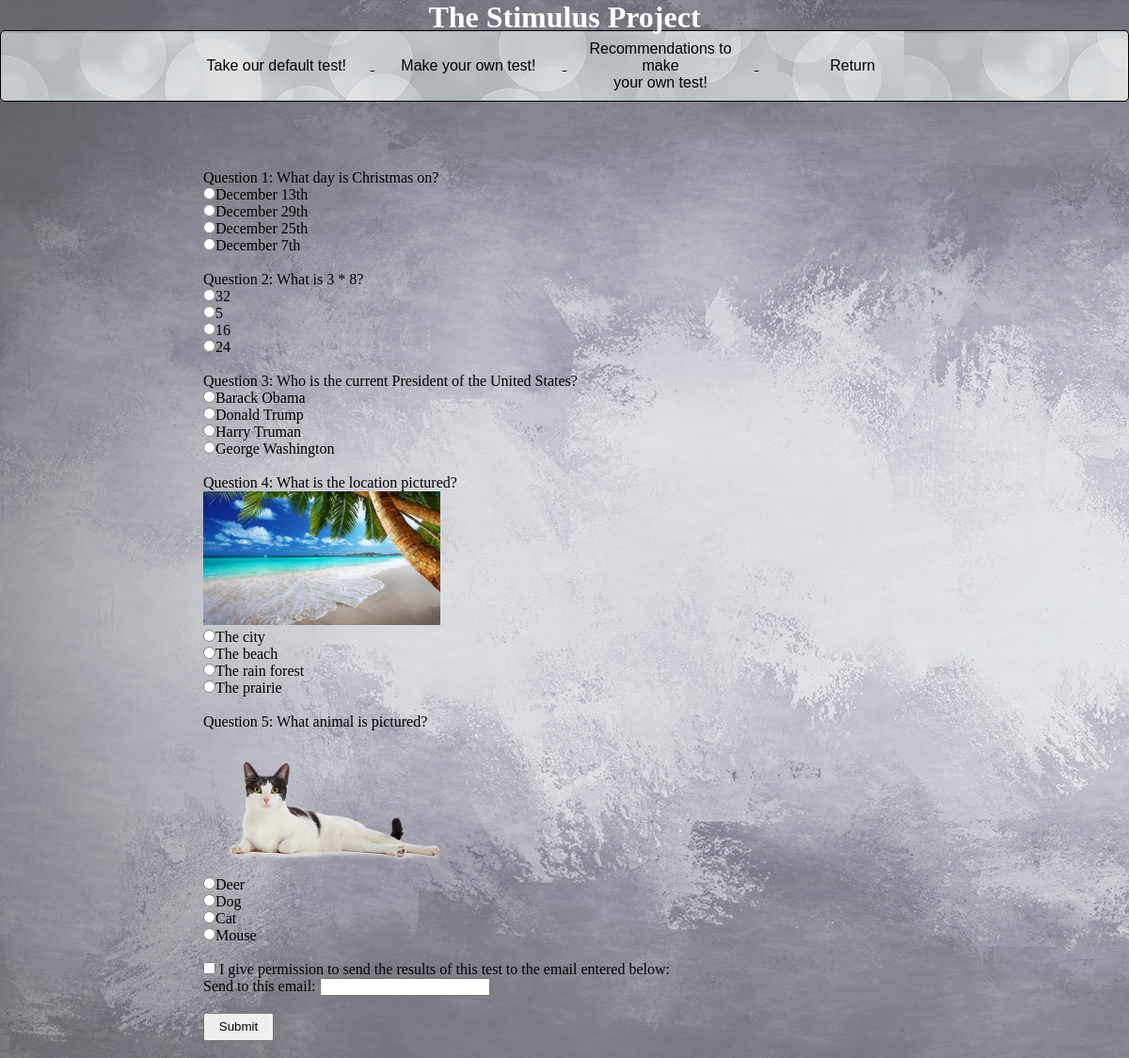
/basicTest.php, run on the app's committed database.
### tables this page shows
CREATE TABLE `questions` (
  `id` int(10) NOT NULL,
  `question` varchar(500) NOT NULL,
  `answers` longtext NOT NULL,
  `gotCorrect` int(10) NOT NULL,
  `correctAnswer` text,
  `imageName` varchar(32) DEFAULT NULL
);

### config.php (called while the page is built, shortened)
<?php
include 'Question.php';
include 'includes/data/dataHandler.php';
include 'includes/header.php';
include 'includes/sidebar.php';
?>

### includes/data/dataHandler.php (called while the page is built, shortened)
<?php
function getQuestionsArray($disorderId = 0) {
	$questions = array();
	$pdo = new PDO('mysql:host=' . DB_HOST . ';dbname=' . DB_NAME, DB_USER, DB_PASS);
	$pdo->setAttribute(PDO::ATTR_ERRMODE, PDO::ERRMODE_EXCEPTION);
	$sql = "SELECT question, answers, imageName, correctAnswer
			FROM questions";
	try {
		$stmt = $pdo->prepare($sql);
		$stmt->execute();
	} catch (PDOException $e) {
		echo $e;
	}
	while ($row = $stmt->fetch(PDO::FETCH_ASSOC)) {
		$questions[] = $row;
	}
	return $questions;
}
function questionsToObject($questions) {
	$questionsArray = array();
	foreach ($questions as $question) {
		$answers = unserialize($question['answers']);
		$questionsArray[] = new Question($question['question'],
										 $answers,
										 $question['imageName'],
										 $question['correctAnswer'] );
	}
	return $questionsArray;
}
?>

### Question.php (called while the page is built, shortened)
<?php
class Question{
	private $question;
	public $answers;
	private $imageName;
	public function __construct($question, $answers, $imageName, $cAnswer)
	{
		$this->question = $question;
		$this->answers = $answers;
		$this->imageName = $imageName;
	}
	public function getQuestion(){
		return $this->question;
	}
	public function getImageName(){
		return $this->imageName;
	}
	public function getQuestionArray(){
		return $this->answers;
	}
}
?>

### basicTest.php (the view, shortened to what this page needs)
<?php
include 'config.php';
$questions = questionsToObject(getQuestionsArray() );
?>
<div class="testingContainer">
	<div class="questionContainer">
		<form action="gradeTest.php" method="post">
			<?php
			$questionCounter = 1;
			foreach ($questions as $question){
				echo "<p> Question " . $questionCounter . ": " . $question->getQuestion() . "</p>";
				if (!is_null($question->getImageName())) {
					echo "<img class='questionImage' src='includes/images/" . $question->getImageName() . "'/></br>";
				}
				foreach ($question->getQuestionArray() as $answer) {
					echo "<input type='radio' name='answer" . $questionCounter ."' value='" . $answer . "'/>";
					echo "<label class='answerLabel' for='answer" . $questionCounter ."'>" . $answer . "</label></br>";
				}
				$questionCounter++;
			}
			?>
			<input type="checkbox" name="informationPermission" />
			<label for="informationPermission">I give permission to send the results of this test to the email entered below: </label></br>
			<label for="email">Send to this email:</label>
			<input type="text" name="email" />
			<input id="submitTestButton" type="submit" name="submitTest" />
		</form>
	</div>
</div>
</html>

### includes/header.php (shortened to what this page needs)
<!DOCTYPE html>
<html>
<head>
<link rel="stylesheet" type="text/css" href="includes/css/WebsiteStyle.css">
</head>
<body>
<div class="header">
	<h1 id="headerText">The Stimulus Project</h1>
</div>

### includes/sidebar.php
<div class="floatcontainer">
<div class="sidebar">
		<ul>
			<a href = "basicTest.php"> <li>Take our default test!</li> </a>
			<a href = "testform.php"> <li>Make your own test!</li> </a>
			<a href = "recommendationsPage.php"> <li>Recommendations to make <br> your own test!</li> </a>
			<a href="WebsiteFramework.php"><li>Return</li></a>
		</ul>
</div>

### includes/css/WebsiteStyle.css (style rules this page uses)
* { padding:0px; margin:0px; }
a { text-decoration:underline; color:black; }
.sidebar ul { list-style:none; text-align:center; }
.sidebar li { margin-left: 2%; margin:10px; display:inline-block; width:15%; vertical-align:middle; text-align:center; }
body { margin: 0; padding: 0; background-image: url("../images/background2.jpg"); }
.sidebar { background-image: url("../images/background.jpg"); width: 20%; width: auto; height: 22%; width: 100%; height: 15%; border: 1px solid black; border-radius:5px; box-sizing: border-box; font-family: 'Quicksand', sans-serif; text-align: right; font-size: 16px; margin-top:-5px; display:inline-block; float:left; }
.testingContainer { display:inline-block; margin: 0 auto; width:60%; float:left; }
.questionContainer { display:block; margin-left:30%; margin-top:10%; }
.answerLabel { display:inline-block; }
.questionImage { height:50%; width:50%; }
#submitTestButton { width:75px; height:30px; }
#headerText { text-align: center; font-family: Copperplate, "Copperplate Gothic Light", fantasy; color: white; background-image: url("../images/averie-woodard-111822.jpg");' }

### data on the page
questions: question "What day is Christmas on?", answer "December 13th", answer "December 29th", answer "December 25th", answer "December 7th"
questions: question "What is 3 * 8?", answer "32", answer "5", answer "16", answer "24"
questions: question "Who is the current President of the United States?", answer "Barack Obama", answer "Donald Trump", answer "Harry Truman", answer "George Washington"
questions: question "What is the location pictured?", imageName (picture), answer "The city", answer "The beach", answer "The rain forest", answer "The prairie"
questions: question "What animal is pictured?", imageName (picture), answer "Deer", answer "Dog", answer "Cat", answer "Mouse"
